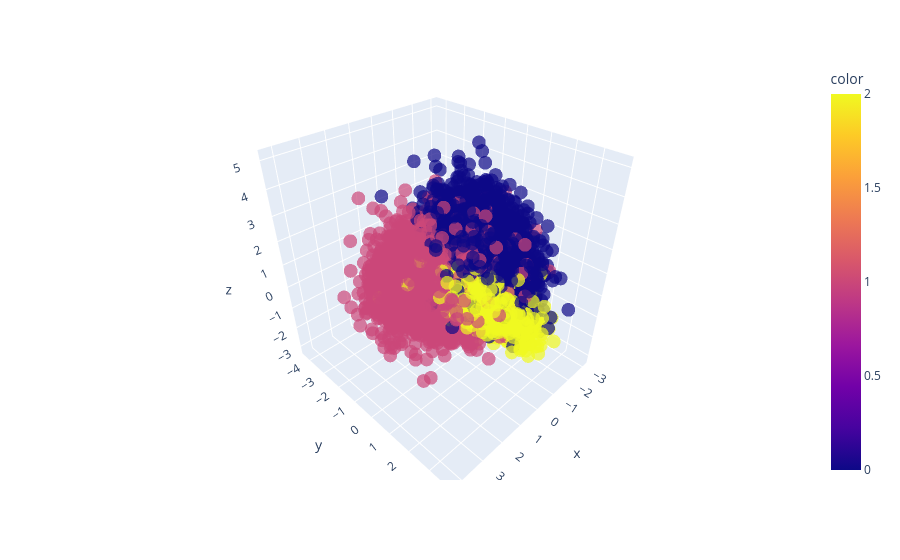

The cell this chart's notebook holds for it:
### Code cell
fig = px.scatter_3d(
    x=X[:,0],
    y=X[:,1],
    z=X[:,2],
    color=y,
    opacity=0.7
)
fig.show()

### Figure 1 — Plotly figure (JSON) as saved in the notebook; plotly's stock layout.template omitted (floating-point values rounded to 4 significant figures; data arrays with more than 128 entries replaced by an {"elided": "..."} marker saying what was removed)
{"data": [{"hovertemplate": "x=%{x}<br>y=%{y}<br>z=%{z}<br>color=%{marker.color}<extra></extra>", "legendgroup": "", "marker": {"color": {"elided": "15000 int values"}, "coloraxis": "coloraxis", "opacity": 0.7, "symbol": "circle"}, "mode": "markers", "name": "", "scene": "scene", "showlegend": false, "type": "scatter3d", "x": {"elided": "15000 float values"}, "y": {"elided": "15000 float values"}, "z": {"elided": "15000 float values"}}], "layout": {"coloraxis": {"colorbar": {"title": {"text": "color"}}, "colorscale": [[0, "#0d0887"], [0.1111, "#46039f"], [0.2222, "#7201a8"], [0.3333, "#9c179e"], [0.4444, "#bd3786"], [0.5556, "#d8576b"], [0.6667, "#ed7953"], [0.7778, "#fb9f3a"], [0.8889, "#fdca26"], [1, "#f0f921"]]}, "legend": {"tracegroupgap": 0}, "margin": {"t": 60}, "scene": {"domain": {"x": [0, 1], "y": [0, 1]}, "xaxis": {"title": {"text": "x"}}, "yaxis": {"title": {"text": "y"}}, "zaxis": {"title": {"text": "z"}}}}}
